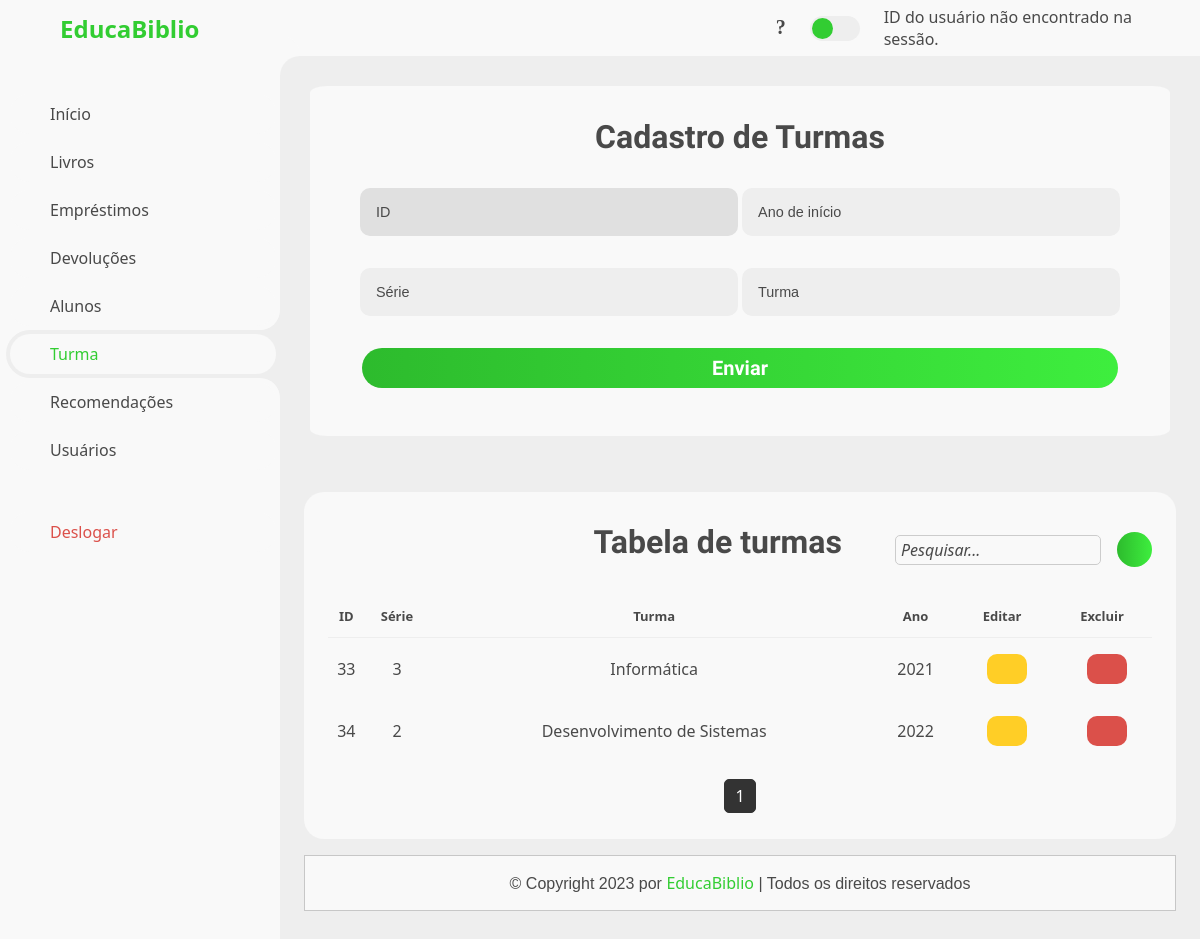
Before: /View/turma.php with the older database file.
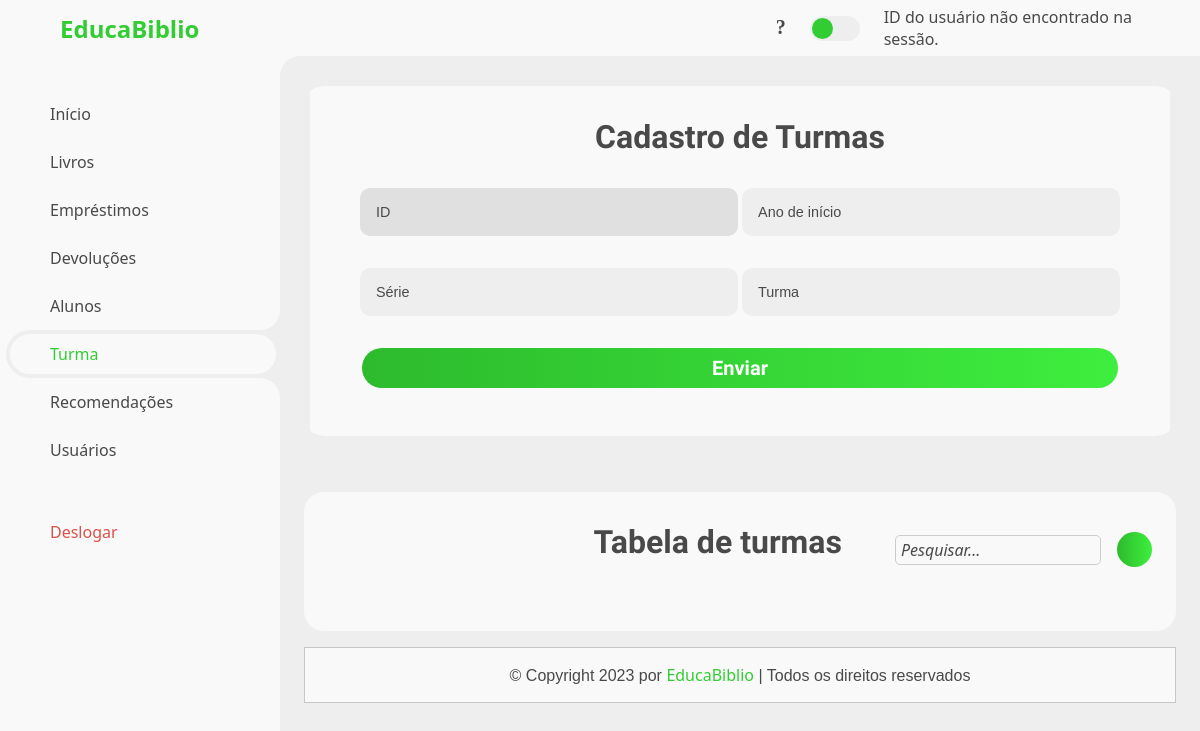
After: the same page with the newer database file.
### tables this page shows
CREATE TABLE IF NOT EXISTS `turma` (
  `IdTurma` int NOT NULL AUTO_INCREMENT,
  `AnoTurma` varchar(50) NOT NULL,
  `NomeTurma` varchar(50) DEFAULT NULL,
  `AnodeInicio` int DEFAULT NULL,
  PRIMARY KEY (`IdTurma`)
);

### View/turma.php (the view, shortened to what the changed rows need)
<!DOCTYPE html>
<html lang="pt-br">
<head>
	<link rel="stylesheet" href="../CSS/style.css">
	<link rel="stylesheet" href="../CSS/popup4.css">
</head>
<body>
	<section id="content">
		</head>
		<body>
			<main>
				<div class="table-data">
					<div class="order">
						<table>
							<?php
							$conexao = new CConexao();
							$conn = $conexao->getConnection();
							$sql = "SELECT
					turma.AnodeInicio,
					turma.AnoTurma,
					turma.NomeTurma,
					turma.IdTurma
				FROM turma";
							$result = $conn->query($sql);
							if ($result === false) {
								$errorInfo = $conn->errorInfo();
								echo "Erro na consulta SQL: " . $errorInfo[2];
							} else {
								if ($result->rowCount() > 0) {
									$user = $result->fetchAll(PDO::FETCH_ASSOC);
									$UsuarioPorPagina = 4;
									$paginaAtual = isset($_GET['pagina']) ? (int)$_GET['pagina'] : 1;
									$indiceInicial = ($paginaAtual - 1) * $UsuarioPorPagina;
									$UsuarioExibidos = array_slice($user, $indiceInicial, $UsuarioPorPagina);
									echo "<table>";
									echo "<thead>";
									echo "<tr>";
									echo "<th class='sortable' data-column='id'><center>ID</center></th>";
									echo "<th class='sortable' data-column='serie'><center>Série</center></th>";
									echo "<th class='sortable' data-column='turma'><center>Turma</center></th>";
									echo "<th class='sortable' data-column='ano'><center>Ano</center></th>";
									echo "<th><center>Editar</center></th>";
									echo "<th><center>Excluir</center></th>";
									echo "</tr>";
									echo "</thead>";
									echo "<tbody>";
									foreach ($UsuarioExibidos as $row) {
										echo "<tr>";
										echo "<td><center>" . $row["IdTurma"] . "</center></td>";
										echo "<td><center>" . $row["AnoTurma"] . "</center></td>";
										echo "<td><center>" . $row["NomeTurma"] . "</center></td>";
										echo "<td><center>" . $row["AnodeInicio"] . "</center></td>";
										echo "<td><center><button class='edit-button' data-id='$row[IdTurma]'><i class='fas fa-pencil-alt'></i></button></center></td>";
										echo "<td><div class='container'><center><button class='delete-button' type='button' onclick='handlePopup(true)' aria-label='botão excluir'><i class='fas fa-trash-alt'></i></button></center><div class='popup' id='popup'><img src='../img/decisao.png' aria-label='popup decisão'><h2 class='title'>Aviso!</h2><p class='desc'>Deseja mesmo excluir?</p><button class='close-popup-button' type='button' onclick='handlePopup(false)'>Fechar</button><a href='../Controller/CExcluir_turma.php?id={$row["IdTurma"]}'><button class='close-popup-button'>Excluir</button></a></div></div></div></td>";
									}
									echo "<div class='pagination'>";
									$totalUser = count($user);
									$totalPaginas = ceil($totalUser / $UsuarioPorPagina);
									for ($i = 1; $i <= $totalPaginas; $i++) {
										$classeAtiva = ($i === $paginaAtual) ? "active" : "";
										echo "<a class='page-link $classeAtiva' href='turma.php?pagina=$i'>$i</a>";
									}
									echo "</div>";
								} else {
									echo "<p></p>";
								}
							}
							?>
						</table>
					</div>
				</div>
			</main>
	</section>
</body>
</html>
</body>
</html>

Changed rows visible on the page:
removed turma: IdTurma "33", AnoTurma "3", NomeTurma "Informática", AnodeInicio "2021"
removed turma: IdTurma "34", AnoTurma "2", NomeTurma "Desenvolvimento de Sistemas", AnodeInicio "2022"
Other visible differences:
text no longer shown: "ID Série Turma Ano Editar Excluir"
list line gone: "1"
